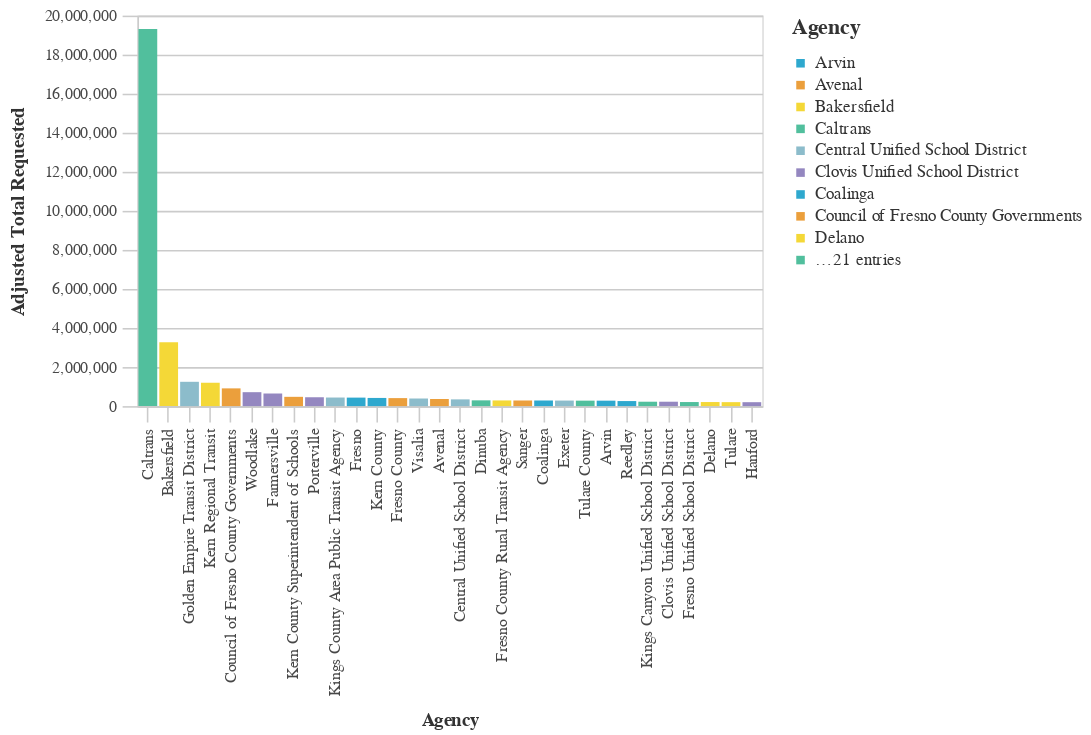

Notebook source saved alongside this figure:
### Code cell
#Bar chart Average Total Requested Funds by Agency
chart4=(_dla_utils_reports.basic_bar_chart_no_save((((_dla_utils_reports.calculate_data_all(df, 'adjusted_total_requested', 'primary_agency_name', aggfunc="mean"))
                          >>arrange(-_.adjusted_total_requested)).head(30)
                        ), 'primary_agency_name','adjusted_total_requested', 'primary_agency_name', district
                          
                       ))
    
display(HTML("<h4><strong>Average Total Requested Funds by Agency ($2021)</strong></h4>"))
display(chart4)

### Figure 1 — Vega-Lite specification as saved in the notebook (floating-point values rounded to 4 significant figures)
{"config": {"view": {"continuousWidth": 400, "continuousHeight": 300}, "axis": {"domainColor": "#cbcbcb", "grid": true, "gridColor": "#cbcbcb", "gridWidth": 1, "labelColor": "#474747", "labelFont": "Nunito Sans", "labelFontSize": 10, "labelPadding": 4, "tickColor": "#cbcbcb", "tickSize": 10, "titleColor": "#333", "titleFont": "Raleway", "titleFontSize": 12, "titlePadding": 10}, "axisBand": {"grid": false}, "background": "white", "font": "Raleway", "header": {"labelFont": "Nunito Sans", "titleFont": "Raleway"}, "legend": {"labelColor": "#333", "labelFont": "Nunito Sans", "labelFontSize": 11, "labelLimit": 0, "padding": 1, "symbolSize": 30, "symbolType": "square", "titleColor": "#333", "titleFont": "Raleway", "titleFontSize": 14, "titlePadding": 10}, "title": {"anchor": "middle", "font": "Raleway", "fontSize": 18, "fontWeight": 300, "offset": 20}}, "data": {"name": "data-c5f3717055447fe8148af9f1d1ade1bd"}, "mark": "bar", "encoding": {"color": {"field": "primary_agency_name", "legend": {"symbolLimit": 10, "title": "Agency"}, "scale": {"range": ["#2EA8CE", "#EB9F3C", "#F4D837", "#51BF9D", "#8CBCCB", "#9487C0"]}, "type": "nominal"}, "tooltip": [{"field": "primary_agency_name", "type": "nominal"}, {"field": "adjusted_total_requested", "type": "quantitative"}], "x": {"field": "primary_agency_name", "sort": "-y", "title": "Agency", "type": "nominal"}, "y": {"field": "adjusted_total_requested", "title": "Adjusted Total Requested", "type": "quantitative"}}, "height": 250, "width": 400, "$schema": "https://vega.github.io/schema/vega-lite/v4.17.0.json", "datasets": {"data-c5f3717055447fe8148af9f1d1ade1bd": [{"primary_agency_name": "Caltrans", "adjusted_total_requested": 19310000.0}, {"primary_agency_name": "Bakersfield", "adjusted_total_requested": 3268000.0}, {"primary_agency_name": "Golden Empire Transit District", "adjusted_total_requested": 1245000.0}, {"primary_agency_name": "Kern Regional Transit", "adjusted_total_requested": 1197000.0}, {"primary_agency_name": "Council of Fresno County Governments", "adjusted_total_requested": 908800.0}, {"primary_agency_name": "Woodlake", "adjusted_total_requested": 713900.0}, {"primary_agency_name": "Farmersville", "adjusted_total_requested": 645900.0}, {"primary_agency_name": "Kern County Superintendent of Schools", "adjusted_total_requested": 476100.0}, {"primary_agency_name": "Porterville", "adjusted_total_requested": 454400.0}, {"primary_agency_name": "Kings County Area Public Transit Agency", "adjusted_total_requested": 440100.0}, {"primary_agency_name": "Fresno", "adjusted_total_requested": 435600.0}, {"primary_agency_name": "Kern County", "adjusted_total_requested": 419200.0}, {"primary_agency_name": "Fresno County", "adjusted_total_requested": 410300.0}, {"primary_agency_name": "Visalia", "adjusted_total_requested": 390000.0}, {"primary_agency_name": "Avenal", "adjusted_total_requested": 364200.0}, {"primary_agency_name": "Central Unified School District", "adjusted_total_requested": 345600.0}, {"primary_agency_name": "Dinuba", "adjusted_total_requested": 296100.0}, {"primary_agency_name": "Fresno County Rural Transit Agency", "adjusted_total_requested": 291500.0}, {"primary_agency_name": "Sanger", "adjusted_total_requested": 288400.0}, {"primary_agency_name": "Coalinga", "adjusted_total_requested": 288300.0}, {"primary_agency_name": "Exeter", "adjusted_total_requested": 284500.0}, {"primary_agency_name": "Tulare County", "adjusted_total_requested": 279800.0}, {"primary_agency_name": "Arvin", "adjusted_total_requested": 279100.0}, {"primary_agency_name": "Reedley", "adjusted_total_requested": 259100.0}, {"primary_agency_name": "Kings Canyon Unified School District", "adjusted_total_requested": 225500.0}, {"primary_agency_name": "Clovis Unified School District", "adjusted_total_requested": 225400.0}, {"primary_agency_name": "Fresno Unified School District", "adjusted_total_requested": 208800.0}, {"primary_agency_name": "Delano", "adjusted_total_requested": 208800.0}, {"primary_agency_name": "Tulare", "adjusted_total_requested": 203400.0}, {"primary_agency_name": "Hanford", "adjusted_total_requested": 201500.0}]}}
